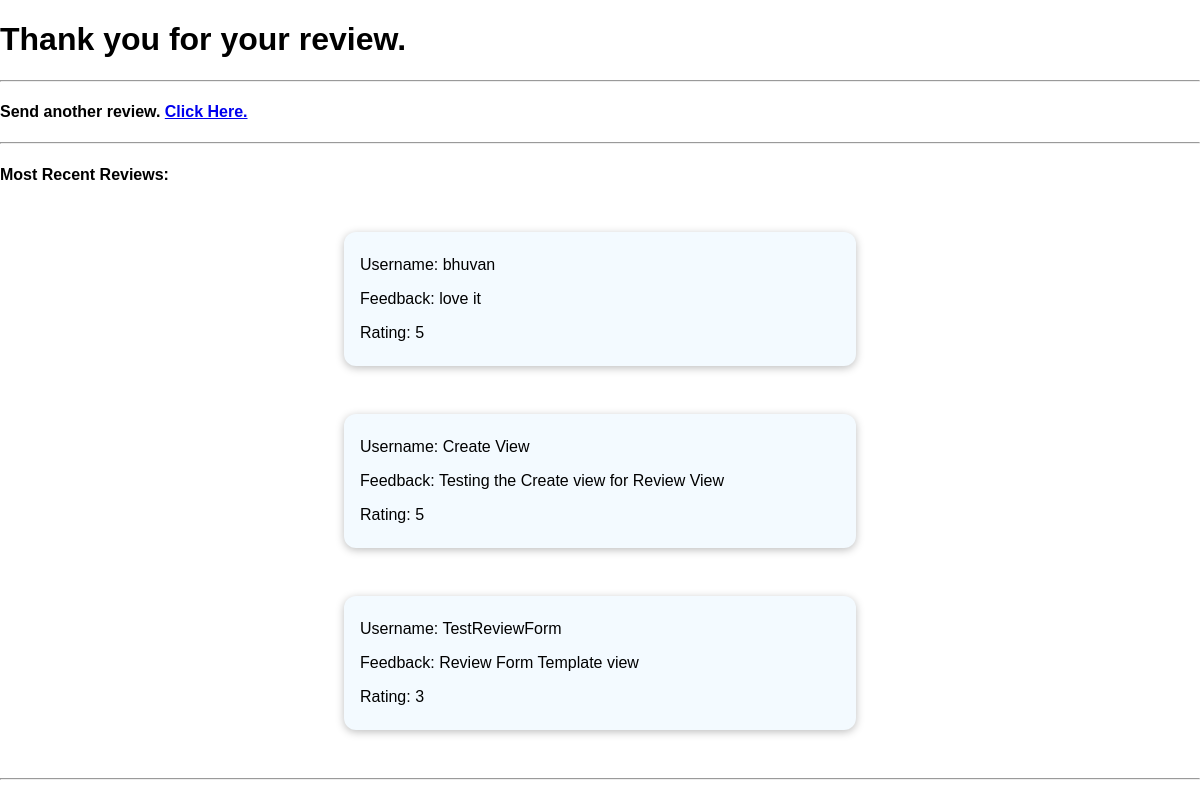
Page /thank_you on the earlier database version.
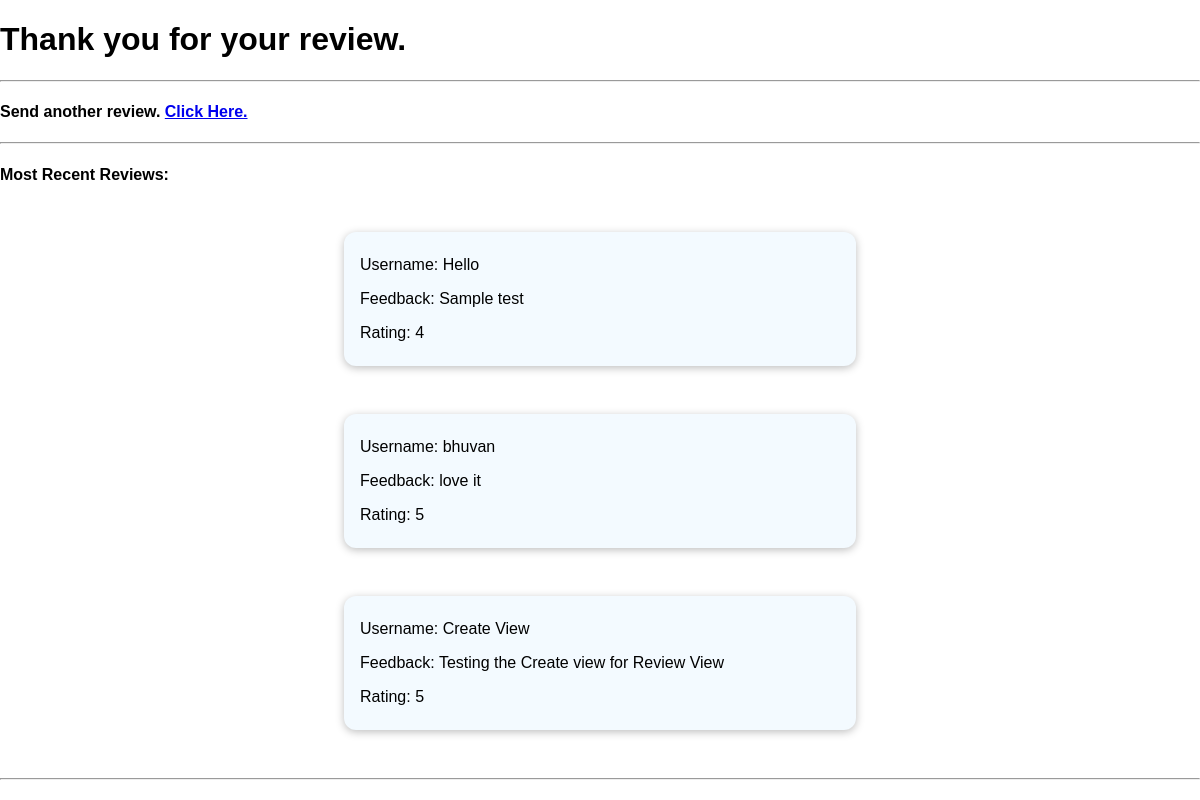
Same page on the later database version.
### reviews/models.py (models this page shows)
class Review(models.Model):
    username = models.CharField(max_length = 100)
    review_text = models.TextField()
    rating = models.IntegerField()

### reviews/views.py (the view)
# urls.py: path("thank_you", views.ThankYouView.as_view(), name= "thank_you"),
class ThankYouView(ListView):
    template_name = 'reviews/thank_you.html'
    model = Review
    context_object_name = "reviews"
    def get_queryset(self):
        reviews = super().get_queryset()
        reviews = reviews[::-1]
        if len(reviews) > 3:
            reviews = reviews[:3]
        return reviews

### reviews/templates/reviews/thank_you.html (shortened to what this page needs)
{% extends 'reviews/base.html' %}
{% block content %}
<h1>Thank you for your review.</h1>
    <hr>
    <h4>Send another review. <a href="/">Click Here.</a></h4>
    <hr>
    <h4>Most Recent Reviews: </h4>
    {% for review in reviews %}
        <div class="review-control">
            <p>Username: {{ review.username }}</p>
            <p>Feedback: {{ review.review_text }}</p>
            <p>Rating: {{ review.rating }}</p>
        </div>
    {% endfor %}
    <hr>
{% endblock %}

### reviews/templates/reviews/base.html (shortened to what this page needs)
{% load static %}
<!DOCTYPE html>
<html lang="en">
<head>
    <link rel="stylesheet" href="{% static 'reviews/styles.css' %}">
</head>
<body>
    {% block content %}
    {% endblock %}
</body>
</html>

### reviews/static/reviews/styles.css (style rules this page uses)
body { font-family: sans-serif; margin: 0; }
.review-control { font: inherit; display: block; margin: 3rem auto; max-width: 30rem; padding: 0.5rem 1rem; border-radius: 12px; background-color: rgb(243, 250, 255); box-shadow: 0 2px 8px rgba(0, 0, 0, 0.26); }

Differences in the rows shown:
no longer on this page (row unchanged): Review: username "TestReviewForm", review_text "Review Form Template view", rating "3"
added Review: username "Hello", review_text "Sample test", rating "4"
